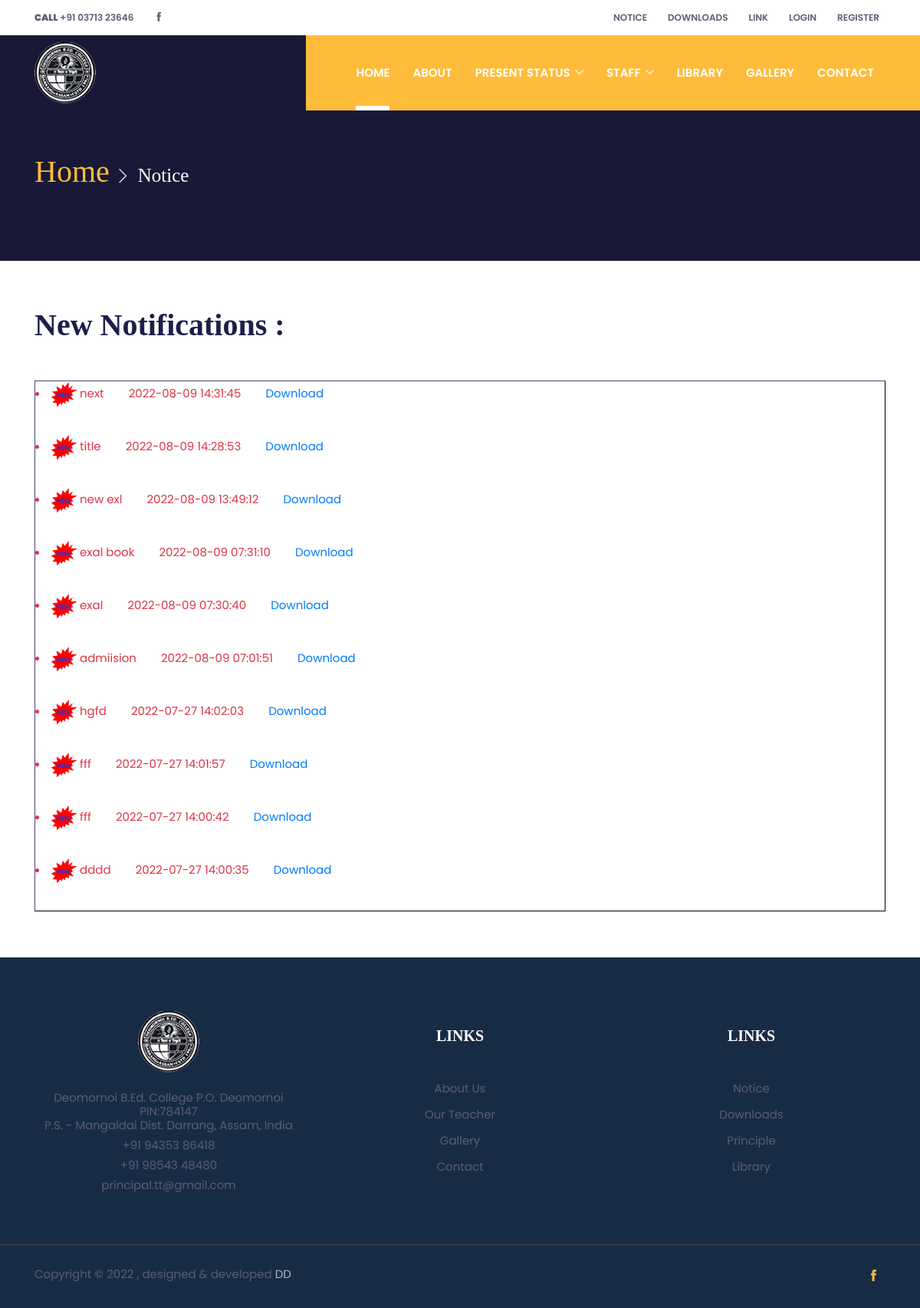
Page /notice.php on the committed database.
### tables this page shows
CREATE TABLE `notice` (
  `id` int(50) NOT NULL,
  `title` varchar(255) NOT NULL,
  `file` varchar(255) NOT NULL,
  `date` timestamp NOT NULL DEFAULT current_timestamp()
);

### notice.php (the view, shortened to what this page needs)
<?php
require('top.inc.php');
require('connection.inc.php');
$sql = "SELECT * FROM notice ORDER BY id DESC";
$result = $mysqli->query($sql);
?>
<section class="page-title-section overlay" data-background="images/backgrounds/backk.jpg">
  <div class="container">
    <div class="row">
      <div class="col-md-8">
        <ul class="list-inline custom-breadcrumb mb-2">
          <li class="list-inline-item"><a class="h2 text-primary font-secondary" href="index.php">Home</a></li>
          <li class="list-inline-item text-white h3 font-secondary nasted">Notice</li>
        </ul>
      </div>
    </div>
  </div>
</section>
<section class="section">
  <div class="container">
    <div class="row">
      <div class="col-12">
        <h2 class="section-title">New Notifications :</h2><br>
        <div class="myDiv">
        <?php
            while($rows=$result->fetch_assoc())
            {
             ?>
             <li class="text-danger"><img src="images/new-icon-gif-2.jpg" style="height:33px;width:33px;">
            <?php echo $rows['title'];?> &nbsp;&nbsp;&nbsp;&nbsp;&nbsp;&nbsp;
            <?php echo $rows['date'];?> &nbsp;&nbsp;&nbsp;&nbsp;&nbsp;&nbsp;
            <a href="dbc_admin/uploaded_notice/<?php echo $rows['file'];?>" download>Download</a>
            <br><i class="fa fa-calendar text-dark" aria-hidden="true"></i>&nbsp;&nbsp;<span class="text-primary"></span></li><br>
            <?php
                }
             ?>
      </div>
     </div>
    </div>
  </div>
</section>
<?php
require('footer.inc.php');
?>
</body>
</html>

### css/style.css (style rules this page uses)
body { line-height: 1.2; font-family: "Poppins", sans-serif; -webkit-font-smoothing: antialiased; font-size: 15px; color: #5c5c77; }
h1, h2, h3, h4, h5, h6 { color: #1e1e4b; font-family: "futura-bold"; font-weight: 700; line-height: 1.2; }
h2, .h2 { font-size: 40px; }
h3, .h3 { font-size: 25px; }
body { background-color: #fff; overflow-x: hidden; }
ol, ul { list-style-type: none; margin: 0px; }
img { vertical-align: middle; border: 0; }
a, a:hover, a:focus { text-decoration: none; }
a, button, select { cursor: pointer; transition: 0.2s ease; }
.section { padding-top: 60px; padding-bottom: 60px; }
.section-title { margin-bottom: 30px; }
.overlay { position: relative; }
.overlay::before { position: absolute; content: ""; height: 100%; width: 100%; top: 0; left: 0; background: #1a1a37; opacity: 0.8; }
.text-primary { color: #ffbc3b !important; }
.font-secondary { font-family: "futura-bold"; }
.page-title-section { padding: 200px 0 80px; }
.custom-breadcrumb li.nasted { position: relative; padding-left: 25px; }
.custom-breadcrumb li.nasted::before { position: absolute; font-family: "themify"; content: "\e649"; font-size: 20px; top: 50%; left: -5px; color: #fff; transform: translateY(-50%); }

### notice.php (style rules this page uses)
.myDiv { border: 1px outset #1a1a37; }

### rows in the picture
notice: title "next", date "2022-08-09 14:31:45"
notice: title "title", date "2022-08-09 14:28:53"
notice: title "new exl", date "2022-08-09 13:49:12"
notice: title "exal book", date "2022-08-09 07:31:10"
notice: title "exal", date "2022-08-09 07:30:40"
notice: title "admiision", date "2022-08-09 07:01:51"
notice: title "hgfd", date "2022-07-27 14:02:03"
notice: title "fff", date "2022-07-27 14:01:57"
notice: title "fff", date "2022-07-27 14:00:42"
notice: title "dddd", date "2022-07-27 14:00:35"
